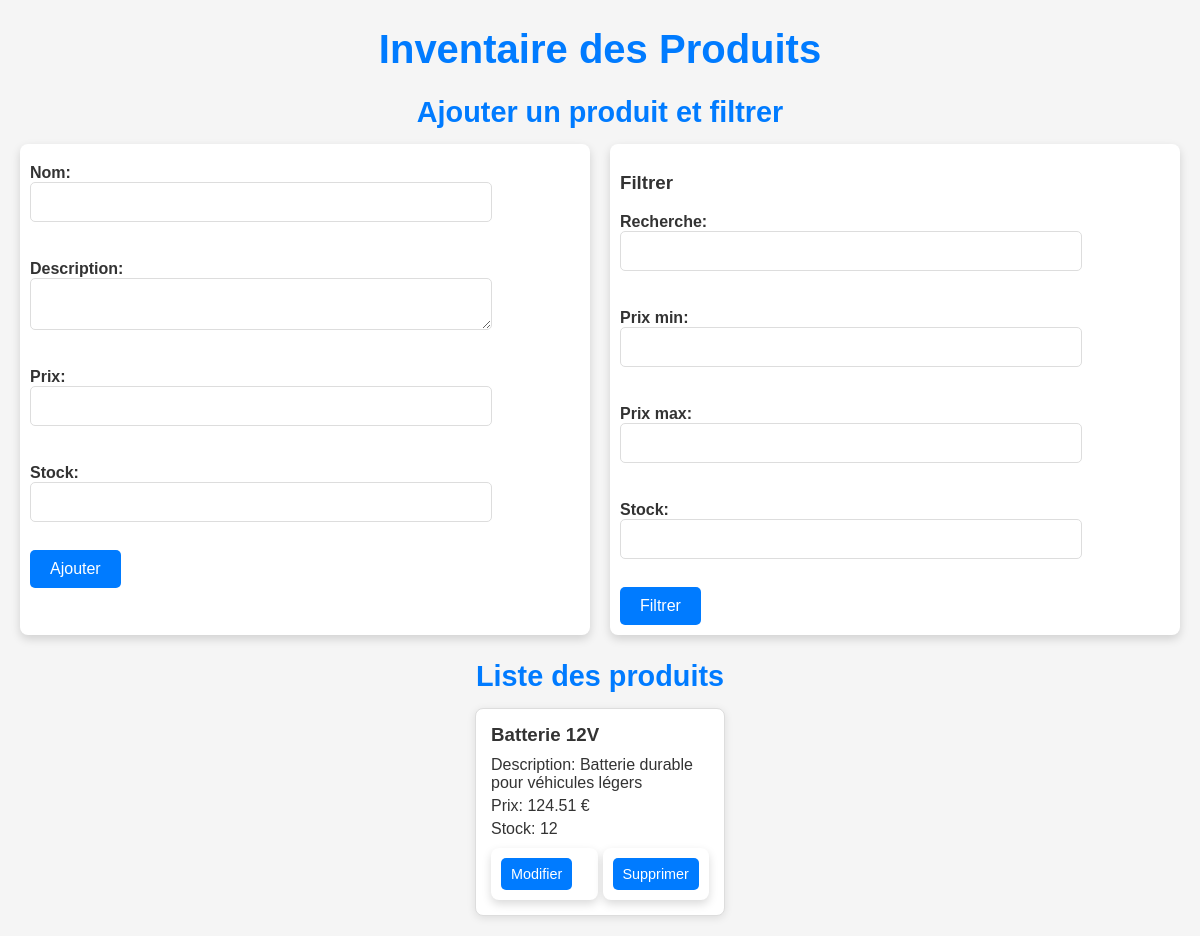
The app's page /index.php?stock=12 with its own data.
### tables this page shows
CREATE TABLE `produits` (
  `id` int(11) NOT NULL,
  `nom` varchar(255) NOT NULL,
  `description` text DEFAULT NULL,
  `prix` decimal(10,2) NOT NULL,
  `stock` int(11) NOT NULL
);

### index.php (the view, shortened to what this page needs)
<?php
require 'db.php';
$filters = [];
$sql = "SELECT * FROM produits";
if (isset($_GET['stock']) && $_GET['stock'] !== '') {
    $filters[] = "stock = :stock";
}
if ($filters) {
    $sql .= " WHERE " . implode(" AND ", $filters);
}
$stmt = $pdo->prepare($sql);
if (isset($_GET['stock']) && $_GET['stock'] !== '') {
    $stmt->bindValue(':stock', $_GET['stock']);
}
$stmt->execute();
$produits = $stmt->fetchAll();
?>
<!DOCTYPE html>
<html lang="fr">
<head>
</head>
<body>
    <h1>Inventaire des Produits</h1>
    <center> <h2>Ajouter un produit et filtrer</h2></center>
    <div class="form-container">
        <form method="post">
            <label>Nom: <input type="text" name="nom" required></label><br>
            <label>Description: <textarea name="description" required></textarea></label><br>
            <label>Prix: <input type="number" step="0.01" name="prix" required></label><br>
            <label>Stock: <input type="number" name="stock" required></label><br>
            <button type="submit">Ajouter</button>
        </form>
        <form method="get">
            <h3>Filtrer</h3>
            <label>Recherche: <input type="text" name="search"></label><br>
            <label>Prix min: <input type="number" step="0.01" name="min_price"></label><br>
            <label>Prix max: <input type="number" step="0.01" name="max_price"></label><br>
            <label>Stock: <input type="number" name="stock"></label><br>
            <button type="submit">Filtrer</button>
        </form>
    </div>
    <center><h2>Liste des produits</h2></center>
    <div class="produits-container">
        <?php foreach ($produits as $produit): ?>
            <div class="produit">
                <h3><?= htmlspecialchars($produit['nom']) ?></h3>
                <p>Description: <?= htmlspecialchars($produit['description']) ?></p>
                <p>Prix: <?= htmlspecialchars($produit['prix']) ?> €</p>
                <p>Stock: <?= htmlspecialchars($produit['stock']) ?></p>
                <div class="actions">
                    <form method="post">
                        <button class="btn-edit" type="submit">Modifier</button>
                    </form>
                    <form method="post">
                        <button class="btn-delete" type="submit">Supprimer</button>
                    </form>
                </div>
            </div>
        <?php endforeach; ?>
    </div>
</body>
</html>

### index.php (style rules this page uses)
body { font-family: Arial, sans-serif; margin: 20px; background-color: #f5f5f5; color: #333; }
h1 { color: #007bff; text-align: center; font-size: 2.5em; margin-bottom: 20px; }
h2 { color: #007bff; font-size: 1.8em; margin-bottom: 15px; }
.form-container { display: flex; justify-content: center; gap: 20px; margin-bottom: 25px; }
form { background: #fff; padding: 10px; border-radius: 8px; box-shadow: 0 4px 10px rgba(0, 0, 0, 0.15); max-width: 650px; flex: 1; }
label { display: block; margin: 10px 0 5px; font-weight: bold; }
input[type="text"], input[type="number"], textarea { width: 100%; padding: 10px; margin-bottom: 10px; border: 1px solid #ddd; border-radius: 5px; font-size: 1em; max-width: 80%; display: flex; }
button { padding: 10px 20px; font-size: 1em; color: #fff; border: none; border-radius: 5px; cursor: pointer; transition: background-color 0.3s ease; }
button[type="submit"] { background-color: #007bff; }
.produits-container { display: flex; flex-wrap: wrap; gap: 20px; justify-content: center; }
.produit { background: #fff; border: 1px solid #ddd; border-radius: 8px; width: 100%; max-width: 250px; padding: 15px; box-shadow: 0 2px 8px rgba(0, 0, 0, 0.1); transition: transform 0.2s ease; box-sizing: border-box; }
.produit h3 { color: #333; margin: 0 0 10px; }
.produit p { font-size: 1em; margin: 5px 0; }
.actions { margin-top: 10px; display: flex; gap: 5px; justify-content: space-between; }
.actions form { display: inline-block; flex: 1; }
.btn-edit, .btn-delete { padding: 8px 10px; color: #fff; border-radius: 5px; font-size: 0.9em; cursor: pointer; transition: background-color 0.3s ease; border: none; flex: 1; text-align: center; }
.btn-edit { background-color: #28a745; }
.btn-delete { background-color: #ff4d4f; }

### records on screen
produits: nom "Batterie 12V", description "Batterie durable pour véhicules légers", prix "124.51", stock "12"
